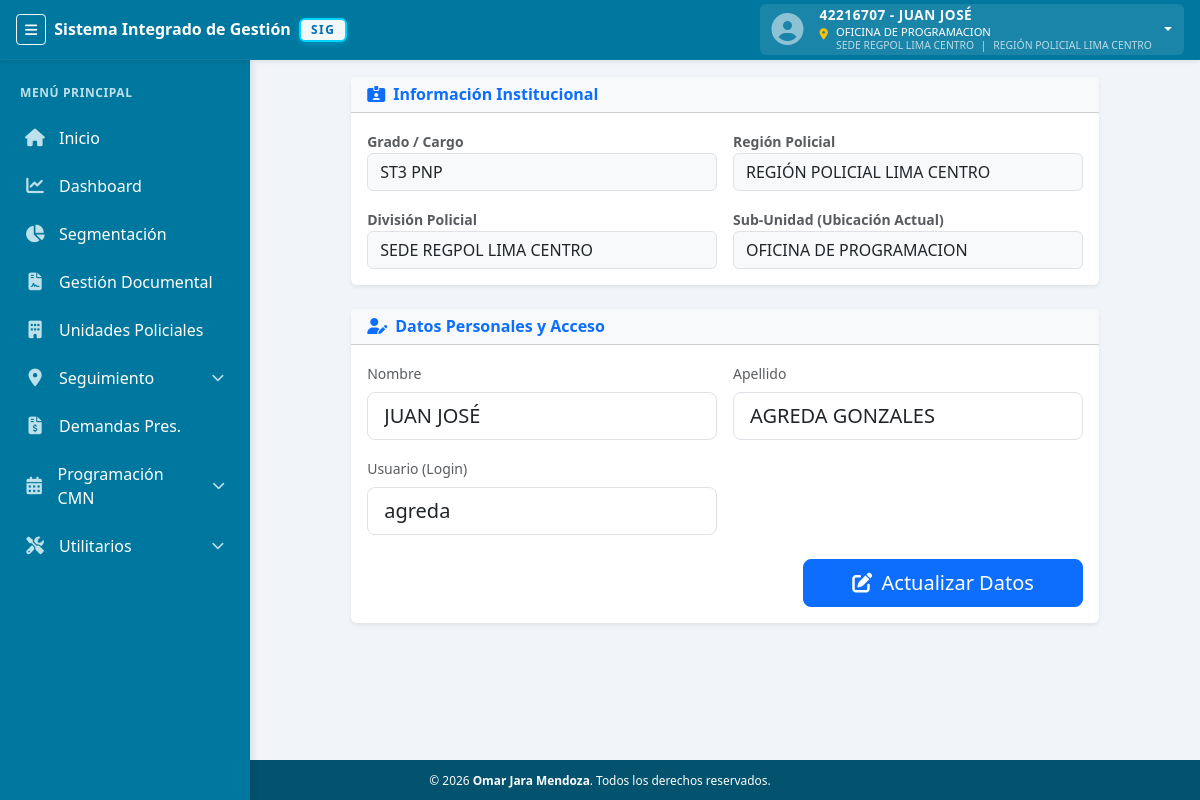
The app's page /vista/perfil.php (signed in) with its own data.
### tables this page shows
CREATE TABLE `modulos` (
  `id` int(11) NOT NULL,
  `nombre` varchar(100) NOT NULL COMMENT 'Nombre descriptivo del módulo',
  `slug` varchar(50) NOT NULL COMMENT 'Identificador único (snake_case)',
  `icono` varchar(50) DEFAULT 'fa-cube' COMMENT 'Icono FontAwesome',
  `enlace` varchar(255) DEFAULT '#',
  `categoria` varchar(50) DEFAULT 'OTROS',
  `color` varchar(20) DEFAULT '#00779e' COMMENT 'Color del módulo',
  `orden` int(11) DEFAULT 0 COMMENT 'Orden de visualización',
  `es_restringido` tinyint(1) DEFAULT 0 COMMENT '1 = Solo Admin/SuperAdmin (Configuración, Bitácoras)',
  `descripcion` text DEFAULT NULL COMMENT 'Descripción del módulo',
  `activo` tinyint(1) DEFAULT 1 COMMENT 'Estado del módulo',
  `created_at` timestamp NULL DEFAULT current_timestamp(),
  `updated_at` timestamp NULL DEFAULT current_timestamp() ON UPDATE current_timestamp()
);

CREATE TABLE `usuario` (
  `id_usuario` int(11) NOT NULL,
  `nombre` varchar(100) DEFAULT NULL,
  `apellido` varchar(100) DEFAULT NULL,
  `grado` varchar(50) DEFAULT NULL,
  `id_grado` int(11) DEFAULT NULL,
  `tipo_documento` varchar(50) DEFAULT NULL,
  `dni` varchar(20) DEFAULT NULL,
  `correo` varchar(100) DEFAULT NULL,
  `usuario` varchar(100) NOT NULL,
  `password` varchar(255) NOT NULL,
  `rol` varchar(20) DEFAULT 'Usuario',
  `id_oficina` int(11) DEFAULT NULL,
  `id_subunidad` int(11) DEFAULT NULL,
  `token_password` varchar(100) DEFAULT NULL,
  `token_password_expiry` datetime DEFAULT NULL,
  `estado` varchar(20) DEFAULT 'Activo',
  `id_creador` int(11) DEFAULT NULL,
  `fecha_registro` timestamp NULL DEFAULT current_timestamp()
);

CREATE TABLE `mae_grados` (
  `id_grado` int(11) NOT NULL,
  `nombre_grado` varchar(100) NOT NULL,
  `activo` tinyint(1) DEFAULT 1,
  `created_at` timestamp NULL DEFAULT current_timestamp()
);

CREATE TABLE `regiones_policiales` (
  `id_region` int(11) NOT NULL,
  `nombre_region` varchar(100) NOT NULL,
  `codigo_region` varchar(20) DEFAULT NULL,
  `descripcion` text DEFAULT NULL,
  `estado` tinyint(1) DEFAULT 1,
  `fecha_creacion` timestamp NULL DEFAULT current_timestamp(),
  `fecha_modificacion` timestamp NULL DEFAULT current_timestamp() ON UPDATE current_timestamp(),
  `usuario_creacion` int(11) DEFAULT NULL,
  `usuario_modificacion` int(11) DEFAULT NULL
);

CREATE TABLE `divisiones_policiales` (
  `id_division` int(11) NOT NULL,
  `id_region` int(11) NOT NULL,
  `nombre_division` varchar(100) NOT NULL,
  `codigo_division` varchar(20) DEFAULT NULL,
  `descripcion` text DEFAULT NULL,
  `direccion` text DEFAULT NULL,
  `telefono` varchar(20) DEFAULT NULL,
  `email` varchar(100) DEFAULT NULL,
  `estado` tinyint(1) DEFAULT 1,
  `fecha_creacion` timestamp NULL DEFAULT current_timestamp(),
  `fecha_modificacion` timestamp NULL DEFAULT current_timestamp() ON UPDATE current_timestamp(),
  `usuario_creacion` int(11) DEFAULT NULL,
  `usuario_modificacion` int(11) DEFAULT NULL
);

CREATE TABLE `sub_unidades_policiales` (
  `id_subunidad` int(11) NOT NULL,
  `id_division` int(11) NOT NULL,
  `nombre_subunidad` varchar(150) NOT NULL,
  `tipo_unidad` varchar(50) DEFAULT 'COMISARÍA',
  `codigo_subunidad` varchar(20) DEFAULT NULL,
  `descripcion` text DEFAULT NULL,
  `direccion` text DEFAULT NULL,
  `telefono` varchar(20) DEFAULT NULL,
  `email` varchar(100) DEFAULT NULL,
  `responsable` varchar(150) DEFAULT NULL,
  `departamento` varchar(100) DEFAULT NULL,
  `provincia` varchar(100) DEFAULT NULL,
  `distrito` varchar(100) DEFAULT NULL,
  `estado` tinyint(1) DEFAULT 1,
  `fecha_creacion` timestamp NULL DEFAULT current_timestamp(),
  `fecha_modificacion` timestamp NULL DEFAULT current_timestamp() ON UPDATE current_timestamp(),
  `usuario_creacion` int(11) DEFAULT NULL,
  `usuario_modificacion` int(11) DEFAULT NULL
);

### modelo/sesion_config.php (called while the page is built, shortened)
<?php
if (!function_exists('userCan')) {
    function userCan($modulo, $accion = 'VER') {
        $mod = strtoupper(trim($modulo));
        $acc = strtoupper(trim($accion));
        return isset($_SESSION['permisos'][$mod][$acc]) && $_SESSION['permisos'][$mod][$acc] === true;
    }
}

### vista/perfil.php (the view, shortened to what this page needs)
<?php
require_once __DIR__ . '/../modelo/conexion.php';
$id = (int) ($_SESSION['id'] ?? 0);
require('../controlador/controlador_modificar_perfil.php');
$usuarioActual = null;
if ($id > 0) {
  $sql = "
    SELECT u.id_usuario, u.nombre, u.apellido, u.usuario,
           g.nombre_grado,
           s.nombre_subunidad,
           d.nombre_division,
           r.nombre_region
    FROM usuario u
    LEFT JOIN mae_grados g ON u.id_grado = g.id_grado
    LEFT JOIN sub_unidades_policiales s ON u.id_subunidad = s.id_subunidad
    LEFT JOIN divisiones_policiales d ON s.id_division = d.id_division
    LEFT JOIN regiones_policiales r ON d.id_region = r.id_region
    WHERE u.id_usuario = $id
  ";
  $res = $conexion->query($sql);
  $usuarioActual = $res ? $res->fetch_object() : null;
}
require('./layout/topbar.php');
require('./layout/sidebar.php');
?>
<div class="page-content p-4">
  <h4 class="text-center text-secondary mb-4">PERFIL DE USUARIO</h4>
  <div class="row justify-content-center">
    <div class="col-lg-10">
      <div class="card shadow-sm border-0 mb-4">
          <div class="card-header bg-light">
              <h6 class="m-0 text-primary fw-bold"><i class="fas fa-id-card-clip me-2"></i>Información Institucional</h6>
          </div>
          <div class="card-body">
              <div class="row g-3">
                   <div class="col-md-6">
                      <label class="small text-muted fw-bold">Grado / Cargo</label>
                      <input type="text" class="form-control bg-light" value="<?= htmlspecialchars($usuarioActual->nombre_grado ?? 'Sin asignar') ?>" readonly>
                  </div>
                  <div class="col-md-6">
                      <label class="small text-muted fw-bold">Región Policial</label>
                      <input type="text" class="form-control bg-light" value="<?= htmlspecialchars($usuarioActual->nombre_region ?? 'Sin asignar') ?>" readonly>
                  </div>
                   <div class="col-md-6">
                      <label class="small text-muted fw-bold">División Policial</label>
                      <input type="text" class="form-control bg-light" value="<?= htmlspecialchars($usuarioActual->nombre_division ?? 'Sin asignar') ?>" readonly>
                  </div>
                   <div class="col-md-6">
                      <label class="small text-muted fw-bold">Sub-Unidad (Ubicación Actual)</label>
                      <input type="text" class="form-control bg-light" value="<?= htmlspecialchars($usuarioActual->nombre_subunidad ?? 'Sin asignar') ?>" readonly>
                  </div>
              </div>
          </div>
      </div>
      <div class="card shadow-sm border-0">
         <div class="card-header bg-light">
              <h6 class="m-0 text-primary fw-bold"><i class="fas fa-user-edit me-2"></i>Datos Personales y Acceso</h6>
          </div>
          <div class="card-body">
              <form method="POST" class="row g-3">
                <div class="col-md-6">
                  <label class="form-label small text-muted">Nombre</label>
                  <input type="text" name="txtnombre" class="form-control form-control-lg" placeholder="Nombre"
                    value="<?= htmlspecialchars($usuarioActual->nombre ?? '') ?>" required>
                </div>
                <div class="col-md-6">
                  <label class="form-label small text-muted">Apellido</label>
                  <input type="text" name="txtapellido" class="form-control form-control-lg" placeholder="Apellido"
                    value="<?= htmlspecialchars($usuarioActual->apellido ?? '') ?>" required>
                </div>
                <div class="col-md-6">
                  <label class="form-label small text-muted">Usuario (Login)</label>
                  <input type="text" name="txtusuario" class="form-control form-control-lg" placeholder="Usuario"
                    value="<?= htmlspecialchars($usuarioActual->usuario ?? '') ?>" required>
                </div>
                <div class="col-12 text-end mt-4">
                  <button type="submit" name="btnmodificar" value="ok" class="btn btn-primary btn-lg px-5">
                    <i class="fa-solid fa-pen-to-square me-1"></i> Actualizar Datos
                  </button>
                </div>
              </form>
          </div>
      </div>
    </div>
  </div>
</div>
<?php require('./layout/footer.php'); ?>

### vista/layout/sidebar.php (shortened to what this page needs)
<?php
require_once __DIR__ . "/../../modelo/conexion.php";
$sqlModulos = "SELECT * FROM modulos WHERE activo = 1 ORDER BY orden ASC";
$resModulos = $conexion->query($sqlModulos);
$menuData = [
    'OPERATIVOS' => [],
    'AUXILIARES' => [],
    'UTILITARIOS' => [],
    'SISTEMA' => [],
    'OTROS' => []
];
while ($m = $resModulos->fetch_assoc()) {
    $slugFiltro = strtolower($m['slug'] ?? '');
    if (in_array($slugFiltro, ['destinos', 'ubicacion', 'ubicaciones', 'acerca']) || strpos($slugFiltro, 'acerca') !== false) continue;
    $cat = strtoupper($m['categoria'] ?? 'OTROS');
    $menuData[$cat][] = $m;
}
$current_uri = $_SERVER['REQUEST_URI'];
$base_url = (defined('BASE_URL') ? BASE_URL : '/');
?>
<aside id="sidebar" class="sidebar">
  <div class="main-title">Menú Principal</div>
  <div class="menu">
    <?php
    if (!function_exists('isUrlActive')) {
        function isUrlActive($current_uri, $enlace) {
            $path = parse_url($current_uri, PHP_URL_PATH);
            $file = basename($path);
            $enlaceFile = basename($enlace);
            return $file === $enlaceFile;
        }
    }
    if (!function_exists('getCleanUrl')) {
        function getCleanUrl($base, $enlace) {
            $enlace = str_replace(['../', './'], '', $enlace);
            $enlace = ltrim($enlace, '/');
            return $base . $enlace;
        }
    }
    ?>
    <?php foreach ($menuData['OPERATIVOS'] as $m): ?>
      <?php if (userCan($m['slug'])): ?>
        <?php
          $isActive = isUrlActive($current_uri, $m['enlace']);
          if ($m['slug'] === 'seguimiento'):
            $isSeguimientoActive = strpos($current_uri, 'seguimiento_pac.php') !== false || strpos($current_uri, 'seguimiento_menores.php') !== false;
        ?>
          <div class="has-submenu <?= $isSeguimientoActive ? 'active' : '' ?>" id="submenu-seguimiento">
            <a href="javascript:void(0);" class="submenu-toggle">
              <i class="fa-solid <?= $m['icono'] ?>"></i> <span><?= $m['nombre'] ?></span>
              <i class="fa-solid fa-chevron-down arrow"></i>
            </a>
          </div>
        <?php elseif ($m['slug'] === 'cmn'):
            $isCmnActive = strpos($current_uri, 'cmn_listado.php') !== false ||
                           strpos($current_uri, 'cmn_identificacion.php') !== false ||
                           strpos($current_uri, 'cmn_clasificacion.php') !== false ||
                           strpos($current_uri, 'cmn_consolidacion.php') !== false;
        ?>
          <div class="has-submenu <?= $isCmnActive ? 'active' : '' ?>" id="submenu-cmn">
            <a href="javascript:void(0);" class="submenu-toggle">
              <i class="fa-solid <?= $m['icono'] ?>"></i> <span><?= $m['nombre'] ?></span>
              <i class="fa-solid fa-chevron-down arrow"></i>
            </a>
          </div>
               <?php else: ?>
          <?php
            $raw_enlace = $m['enlace'] ?? '';
            $slugVar = strtolower($m['slug'] ?? '');
            if ($slugVar === 'inicio') {
                $raw_enlace = 'vista/inicio.php';
            } elseif ($slugVar === 'dashboard') {
                $raw_enlace = 'controlador/dashboard.php';
            } elseif (empty($raw_enlace) || $raw_enlace === '#') {
                $raw_enlace = '#';
            }
            $enlace_final = getCleanUrl($base_url, $raw_enlace);
          ?>
          <a href="<?= $enlace_final ?>"
            class="<?= $isActive ? 'active-link' : '' ?>">
            <i class="fa-solid <?= $m['icono'] ?>"></i> <span><?= $m['nombre'] ?></span>
          </a>
        <?php endif; ?>
      <?php endif; ?>
    <?php endforeach; ?>
    <?php
      $canSeeUtils = false;
      foreach ($menuData['UTILITARIOS'] as $m) { if (userCan($m['slug'])) { $canSeeUtils = true; break; } }
      if ($canSeeUtils):
        $isAnyUtilActive = false;
    ?>
      <div class="has-submenu <?= $isAnyUtilActive ? 'active' : '' ?>" id="submenu-utils">
        <a href="javascript:void(0);" class="submenu-toggle">
          <i class="fa-solid fa-screwdriver-wrench"></i> <span>Utilitarios</span>
          <i class="fa-solid fa-chevron-down arrow"></i>
        </a>
      </div>
    <?php endif; ?>
  </div>
</aside>

### records on screen
modulos: nombre "Inicio"
modulos: nombre "Dashboard"
modulos: nombre "Segmentación"
modulos: nombre "Gestión Documental"
modulos: nombre "Unidades Policiales"
modulos: nombre "Seguimiento"
modulos: nombre "Demandas Pres."
modulos: nombre "Programación CMN"
usuario: id_grado.nombre_grado "ST3 PNP", nombre_region "REGIÓN POLICIAL LIMA CENTRO", nombre_division "SEDE REGPOL LIMA CENTRO", id_subunidad.nombre_subunidad "OFICINA DE PROGRAMACION", txtnombre "JUAN JOSÉ", txtapellido "AGREDA GONZALES", txtusuario "agreda"

### other values on screen
$_SESSION["dni"] "42216707"
$_SESSION["nombre"] "JUAN JOSÉ"
$subunidad "OFICINA DE PROGRAMACION"
$division "SEDE REGPOL LIMA CENTRO"
$region "REGIÓN POLICIAL LIMA CENTRO"
